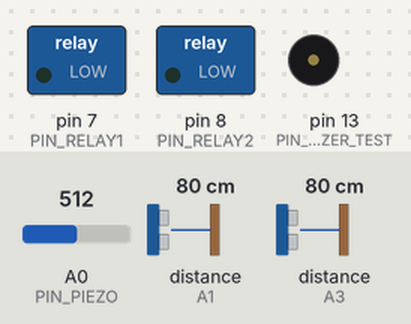
Recording of a sketch running on a simulated Arduino Uno, built with avr-gcc and run on an emulated ATmega328P. Parts: switched loads named in the sketch (green lamp = pin HIGH), buzzer (waves = sounding, pin HIGH). Wiring (inferred from the names in the program): 2 × ultrasonic range finder: trigger A2, echo A1 / trigger A4, echo A3. The inputs (shaded band) are chosen by the test bench; at power-on: distance to the obstacle (sensors on A1, A3) 80 cm, A0 (PIN_PIEZO) = 512. The echo pulse lasts 58.3 µs per cm; random numbers use the default seed unless the sketch sets one; pins used as bus, display or sensor lines are not drawn; what the sketch prints to the serial monitor is not drawn.

Above: at 1.2 s.
1.3 s: distance to the obstacle (sensor on A1) set to 98 cm
12.7 s: distance to the obstacle (sensor on A1) set to 105 cm
At 23.4 s:
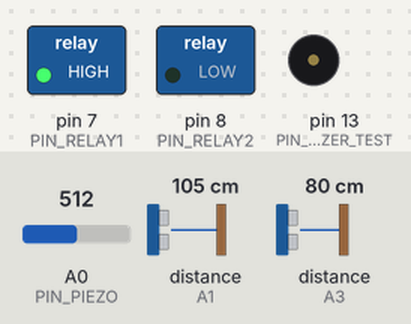
24.4 s: distance to the obstacle (sensor on A3) set to 95 cm
35.6 s: distance to the obstacle (sensor on A3) set to 102 cm
At 46.2 s:
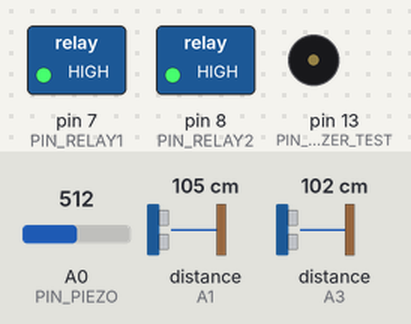
47.2 s: distance to the obstacle (sensor on A1) set to 2 cm
At 57.7 s:
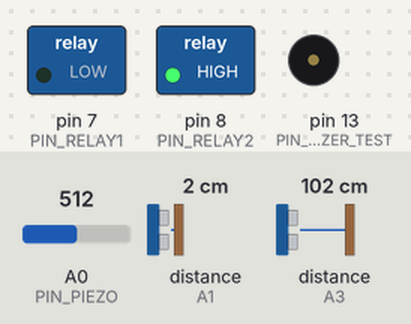
58.8 s: distance to the obstacle (sensor on A1) set to 120 cm
At 59.1 s:
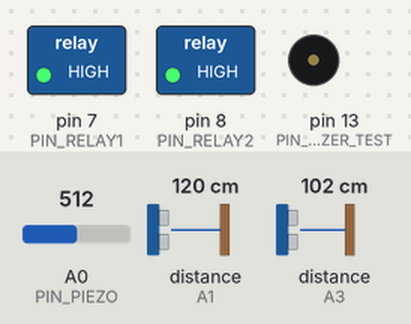
Timing chart, 0 to 61.3 s (numbered marks = the images above; inputs shaded):
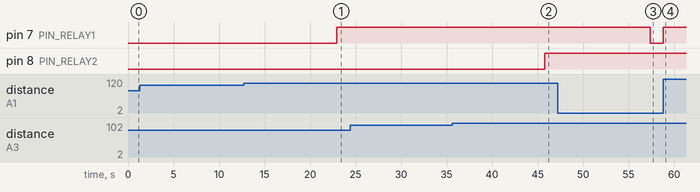

The sketch:

SDI_FinalArduino.ino
```cpp
// connections
const int PIN_PIEZO = A0,
PIN_RELAY1 = 7,
PIN_RELAY2 = 8,
PIN_BUZZER_TEST = 13,
PIN_RADAR1_ECHO = A1,
PIN_RADAR1_TRIG = A2,
PIN_RADAR2_ECHO = A3,
PIN_RADAR2_TRIG = A4;

// state of the system
enum state
{
  // wait for a person to type on a typewriter
  CAN_TRIGGER,
  // turn on distractions
  CONSUME_TRIGGER,
  // detect using ultrasonic sensors if person wants to turn off distraction
  TRIGGERED_AWAITING_RETURN,
  // distractions are turned off, system
  TRIGGERED_COOLING_DOWN
} state = CAN_TRIGGER;

// how many keys user typed on a typewriter (microphone exceeded threshold)
int user_keystrokes = 0;
unsigned long int trigger_cooldown = 0;

// state of distractions
boolean
  is_relay1_on = false
  , is_relay2_on = false
  , is_tv_on = false;

bool radar1_triggered = false, radar2_triggered = false;
int await_radar_trigger = 0; // 0-none, 1-radar1, 2-radar2

// piezo
int piezo_reading = 0;
const int PIEZO_THRESHOLD = 2;

// ultrasonic sensors
const unsigned int TIMER_MEASURE_RADAR = 30
  , LAST_DISTANCE_COUNT = 10;
float
  radar1_time = 0,
  radar1_distance = 0;
float radar1_last_distance = 0;
float radar1_distances[LAST_DISTANCE_COUNT] = { 0 };
// radar2
float
  radar2_time = 0,
  radar2_distance = 0;
float radar2_last_distance = 0;
float radar2_distances[LAST_DISTANCE_COUNT] = { 0 };

struct timers
{
  unsigned long int RADAR1_MEASURE;
  unsigned long int RADAR2_MEASURE;
} timers = { 0 };

///////////////////////////////////////////////////////////////////////////////////

void setup() {
  Serial.begin(9600);
  pinMode(PIN_PIEZO, INPUT);

  pinMode(PIN_RADAR1_ECHO, INPUT);
  pinMode(PIN_RADAR1_TRIG, OUTPUT);
  pinMode(PIN_RADAR2_ECHO, INPUT);
  pinMode(PIN_RADAR2_TRIG, OUTPUT);

  pinMode(PIN_RELAY1, OUTPUT);
  pinMode(PIN_RELAY2, OUTPUT);
  pinMode(PIN_BUZZER_TEST, OUTPUT);
}

void loop() {
  unsigned long t_now = millis();

  count_keystrokes();
  // measure radar only when distraction is on to prevent problems with processor sleep
  if (state == TRIGGERED_AWAITING_RETURN) {
    if (t_now - timers.RADAR1_MEASURE >= TIMER_MEASURE_RADAR) {
          timers.RADAR1_MEASURE = t_now;
          digitalWrite(PIN_RADAR1_TRIG, LOW);
          delayMicroseconds(2);
          digitalWrite(PIN_RADAR1_TRIG, HIGH);
          delayMicroseconds(10);
          digitalWrite(PIN_RADAR1_TRIG, LOW);
          radar1_time = pulseIn(PIN_RADAR1_ECHO, HIGH);
          float new_radar1_dist = (radar1_time/2) / 29.1;

          // ignore overblown values, max distance measured is 4 meters
          if (new_radar1_dist < 500) {
            radar1_distance = new_radar1_dist;
          }
    }
    if (t_now - timers.RADAR2_MEASURE >= TIMER_MEASURE_RADAR) {
          timers.RADAR2_MEASURE = t_now;
          digitalWrite(PIN_RADAR2_TRIG, LOW);
          delayMicroseconds(2);
          digitalWrite(PIN_RADAR2_TRIG, HIGH);
          delayMicroseconds(10);
          digitalWrite(PIN_RADAR2_TRIG, LOW);
          radar2_time = pulseIn(PIN_RADAR2_ECHO, HIGH);
          float new_radar2_dist = (radar2_time/2) / 29.1;
          if (new_radar2_dist < 500) {
            radar2_distance = new_radar2_dist;
          }
    }
  }

  // distance sensors
  if (is_person_present(radar1_distance, 100.0f, radar1_last_distance, radar1_distances)) {
    radar1_triggered = true;
    digitalWrite(PIN_RELAY1, LOW);
  } else {
    digitalWrite(PIN_RELAY1, HIGH);
  }
  if (is_person_present(radar2_distance, 100.0f, radar2_last_distance, radar2_distances)) {
    radar2_triggered = true;
    digitalWrite(PIN_RELAY2, LOW);
  } else {
    digitalWrite(PIN_RELAY2, HIGH);
  }

  /////////////////////////////////// actions based on state
  const bool print_state = true; // for debug

  switch (state) {
    case CAN_TRIGGER:
      if (print_state) {
        Serial.print("CAN_TRIGGER ");
        Serial.println(user_keystrokes);
      }
      if (user_keystrokes > 6 && random(100) > 70) {
        if (piezo_reading > PIEZO_THRESHOLD) {
          state = CONSUME_TRIGGER;
        }
      }
      break;

    case CONSUME_TRIGGER:
      if (print_state) {
        Serial.println("CONSUME_TRIGGER");
      }
      switch (random(0,2)) {
        case 0:
          is_relay1_on = true;
          is_relay2_on = true;
          await_radar_trigger = 1;
        case 1:
          is_tv_on = true;
          await_radar_trigger = 2;
      }
      state = TRIGGERED_AWAITING_RETURN;
      break;

    case TRIGGERED_AWAITING_RETURN:
      if (print_state) {
        Serial.println("TRIGGERED_AWAITING_RETURN");
      }
      switch (await_radar_trigger) {
        case 1:
          if (radar1_triggered) {
            is_relay1_on = false;
            is_relay2_on = false;
            trigger_cooldown = 3000;
            state = TRIGGERED_COOLING_DOWN;
          }
          break;
        case 2:
          if (radar2_triggered) {
            is_tv_on = false;
            trigger_cooldown = 3000;
            state = TRIGGERED_COOLING_DOWN;
          }
          break;
        default:
          break;
      }
      break;

    case TRIGGERED_COOLING_DOWN:
      if (print_state) {
        Serial.print("TRIGGERED_COOLING_DOWN ");
        Serial.println(trigger_cooldown);
      }
      trigger_cooldown -= 10;
      if (trigger_cooldown > 300000) { // checking for underflow
        await_radar_trigger = 0;
        radar1_triggered = false;
        radar2_triggered = false;
        user_keystrokes = 0;
        state = CAN_TRIGGER;
      }
      break;
  }

  // send instruction to Processing
  Serial.println(is_tv_on ? "true" : "false");
}

// filter
bool is_person_present(float dist, float threshold_dist, float current_last_distance, float *last_distances) {
    if (current_last_distance < LAST_DISTANCE_COUNT) {
        current_last_distance++;
        return dist < threshold_dist;
    }
    last_distances[LAST_DISTANCE_COUNT - 1] = dist;

    for (uint8_t i = 0; i < LAST_DISTANCE_COUNT - 1; i++) {
        last_distances[i] = last_distances[i + 1];
    }
    float dist_med = median(LAST_DISTANCE_COUNT, last_distances);
    return dist_med < threshold_dist;
}

// detect person typing, needs to be called as often as possible
void count_keystrokes() {
  piezo_reading = analogRead(PIN_PIEZO);
  if (piezo_reading > PIEZO_THRESHOLD) {
          user_keystrokes += 1;
  }
}

// used to filter noise of ultrasonic sensor measurements
float median(int n, float x[]) {
    int temp;
    int i, j;
    // the following two loops sort the array x in ascending order
    for(i=0; i<n-1; i++) {
        for(j=i+1; j<n; j++) {
            if(x[j] < x[i]) {
                // swap elements
                temp = x[i];
                x[i] = x[j];
                x[j] = temp;
            }
        }
    }

    if(n%2==0) {
        // if there is an even number of elements, return mean of the two elements in the middle
        return((x[n/2] + x[n/2 - 1]) / 2.0);
    } else {
        // else return the element in the middle
        return x[n/2];
    }
}
```

Measured:
- the behaviour switches between 100 and 101 cm on distance to the obstacle (sensor on A1) (found by bisection; images 0 and 1)
- the behaviour switches between 99 and 100 cm on distance to the obstacle (sensor on A3) (found by bisection; images 1 and 2)
- after the input at 12.7 s, pin 7 (PIN_RELAY1): LOW → HIGH after 10.2 s
- after the input at 35.6 s, pin 8 (PIN_RELAY2): LOW → HIGH after 10.2 s
- after the input at 47.2 s, pin 7 (PIN_RELAY1): HIGH → LOW after 10.2 s
- after the input at 58.8 s, pin 7 (PIN_RELAY1): LOW → HIGH at once
